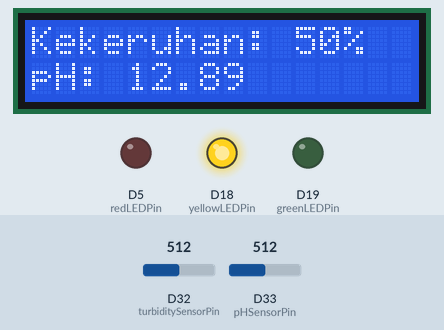
The sketch below on a simulated Arduino Due. On the bench: 16×2 character LCD, output pins drawn as LEDs (lit = HIGH). Inputs (shaded band) come from the test bench; at power-on: D32 (turbiditySensorPin) = 512, D33 (pHSensorPin) = 512 (analog values on the 0–1023 scale). What the sketch prints to the serial monitor is not drawn.

Above: at 1.2 s.
1.3 s: D32 (turbiditySensorPin) set to 716
At 1.9 s:
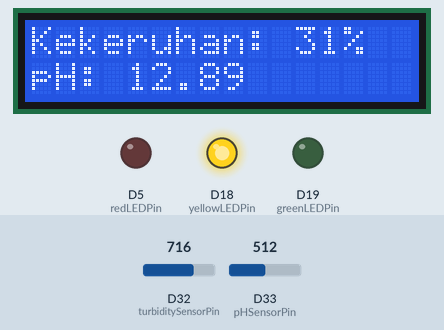
2.9 s: D33 (pHSensorPin) set to 716
At 3.9 s:
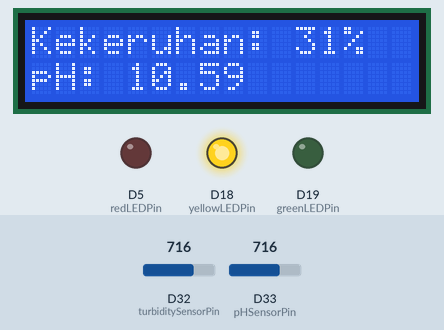
4.8 s: D32 (turbiditySensorPin) set to 900
At 5.8 s:
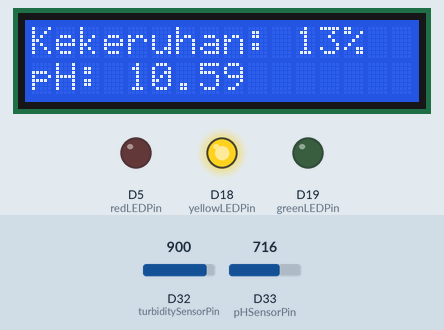
6.7 s: D33 (pHSensorPin) set to 886
At 7.7 s:
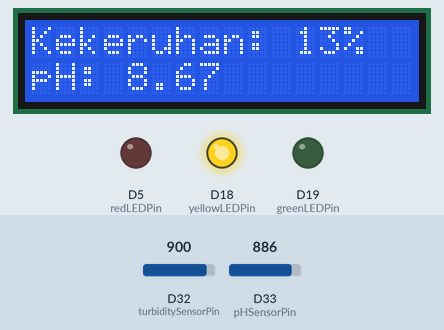
8.5 s: D33 (pHSensorPin) set to 918
At 9.6 s:
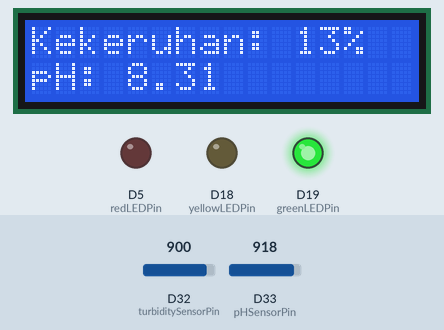
10.4 s: D32 (turbiditySensorPin) set to 829
At 11.4 s:
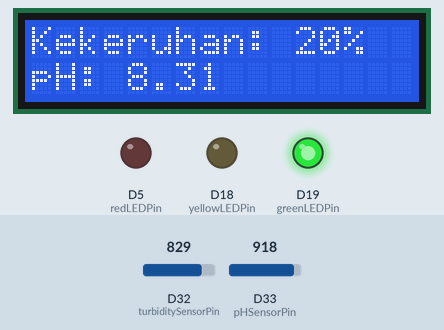
12.3 s: D32 (turbiditySensorPin) set to 811
Timing chart, 0 to 15.2 s (numbered marks = the images above; inputs shaded):
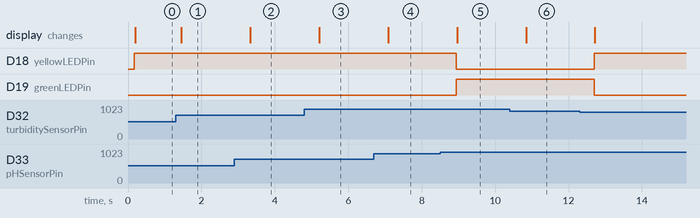

Measured:
- the behaviour switches between 900 and 901 on D33 (pHSensorPin) (found by bisection; images 4 and 5)
- after the input at 1.3 s, the display: changes after 0.14 s (image 1)
- after the input at 2.9 s, the display: changes after 0.43 s (image 2)
- after the input at 4.8 s, the display: changes after 0.41 s (image 3)
- after the input at 6.7 s, the display: changes after 0.39 s (image 4)
- after the input at 8.5 s, D18 (yellowLEDPin): HIGH → LOW after 0.44 s; D19 (greenLEDPin): LOW → HIGH after 0.44 s; the display: changes after 0.46 s (image 5)
- after the input at 10.4 s, the display: changes after 0.44 s (image 6)
- after the input at 12.3 s, D18 (yellowLEDPin): LOW → HIGH after 0.40 s; D19 (greenLEDPin): HIGH → LOW after 0.40 s

The sketch:

filtrasi_full_fixed.ino
```cpp
#include <Wire.h>
#include <LiquidCrystal_I2C.h>
#include <Arduino.h>


#define PH_OFFSET -1.00
float calibration_value = 20.24 - 0.7;
LiquidCrystal_I2C lcd (0x27, 16, 2);
unsigned long int avgValue;  //Store the average value of the sensor feedback
float b;
int buf[10],temp;
// Pin sensor dan LED
const int turbiditySensorPin = 32;
const int pHSensorPin = 33;
const int redLEDPin = 5;
const int yellowLEDPin = 18;
const int greenLEDPin = 19;


// Rentang nilai ADC dan NTU
const int adcMinTurbidity = 0;       // Nilai ADC untuk air sangat jernih
const int adcMaxTurbidity = 4096;    // Nilai ADC untuk air sangat keruh
const int ntuMin = 0;                // Nilai NTU untuk air sangat jernih
const int ntuMax = 3000;             // Nilai NTU untuk air sangat keruh


// Nilai ADC untuk kalibrasi pH sensor
const float pH7_ADC = 1500.0;        // Gantilah dengan nilai ADC aktual untuk pH 7
const float pH4_ADC = 820.0;         // Gantilah dengan nilai ADC aktual untuk pH 4


// Hitung gradien (m) dan intercept (b) untuk pH
// const float m = (7.0 - 4.0) / (pH7_ADC - pH4_ADC);
// const float b = 7.0 - (m * pH7_ADC);


// Rentang pH dan NTU untuk menentukan kondisi air
const float pHMin = 6.5;
const float pHMax = 8.5;
const int ntuThresholdGood = 20;     // Rentang 0-100% untuk kekeruhan baik
const int ntuThresholdSoSo = 66;     // Rentang 0-100% untuk kekeruhan sedang


void setup() {
  Serial.begin(115200);
  analogReadResolution(12); // Mengatur resolusi ADC ke 12 bit


  pinMode(redLEDPin, OUTPUT);
  pinMode(yellowLEDPin, OUTPUT);
  pinMode(greenLEDPin, OUTPUT);


  // Inisialisasi LCD
  lcd.init();
  lcd.backlight();
}


void loop() {
  // Baca nilai sensor turbidity
  int rawTurbidity = analogRead(turbiditySensorPin);

  float voltageTurbidity = rawTurbidity * (3.3 / 4095.0); // Konversi ke tegangan
  int ntuValue = map(rawTurbidity, adcMinTurbidity, adcMaxTurbidity, ntuMin, ntuMax);
  // // Konversi nilai NTU ke persentase kejernihan (0% hingga 100%)
  int turbidityPercent = map(ntuValue, ntuMin, ntuMax, 100, 0);
  for(int i=0;i<10;i++)       //Get 10 sample value from the sensor for smooth the value
  {
    buf[i]=analogRead(33);
    delay(10);
  }
  for(int i=0;i<9;i++)        //sort the analog from small to large
  {
    for(int j=i+1;j<10;j++)
    {
      if(buf[i]>buf[j])
      {
        temp=buf[i];
        buf[i]=buf[j];
        buf[j]=temp;
      }
    }
  }
  avgValue=0;
  for(int i=2;i<8;i++)                      //take the average value of 6 center sample
    avgValue+=buf[i];
  float phValue=(float)avgValue*3.3/4095.0/6+0.25; //convert the analog into millivolt
  phValue=3.5*phValue;                      //convert the millivolt into pH value


  float phValues =  - phValue + calibration_value;


  // Serial.print("Nilai ADC Turbidity: ");
  // Serial.print(rawTurbidity);
  // Serial.print("\t Tegangan Turbidity: ");
  // Serial.print(voltageTurbidity, 2);
  // Serial.print("V\t Nilai NTU: ");
  // Serial.print(ntuValue);
  Serial.print("\t Persentase Kekeruhan: ");
  Serial.println(turbidityPercent);


  // Serial.print("Nilai ADC pH: ");
  // Serial.print(rawPH);
  Serial.print("\t Tegangan pH: ");
  Serial.print(phValues, 2);


  // Tentukan kondisi air dan nyalakan LED yang sesuai
  if (turbidityPercent <= ntuThresholdGood && phValues >= pHMin && phValues <= pHMax) {
    digitalWrite(greenLEDPin, HIGH);
    digitalWrite(yellowLEDPin, LOW);
    digitalWrite(redLEDPin, LOW);
  } else if (turbidityPercent <= ntuThresholdSoSo || (phValues < pHMin || phValues > pHMax)) {
    digitalWrite(greenLEDPin, LOW);
    digitalWrite(yellowLEDPin, HIGH);
    digitalWrite(redLEDPin, LOW);
  } else {
    digitalWrite(greenLEDPin, LOW);
    digitalWrite(yellowLEDPin, LOW);
    digitalWrite(redLEDPin, HIGH);
  }


  // Tampilkan nilai NTU dan pH pada LCD
  lcd.clear();
  lcd.setCursor(0, 0);
  lcd.print("Kekeruhan: ");
  lcd.print(turbidityPercent);
  lcd.print("%");
  lcd.setCursor(0, 1);
  lcd.print("pH: ");
  lcd.print(phValues, 2);


  delay(500);
}
```
